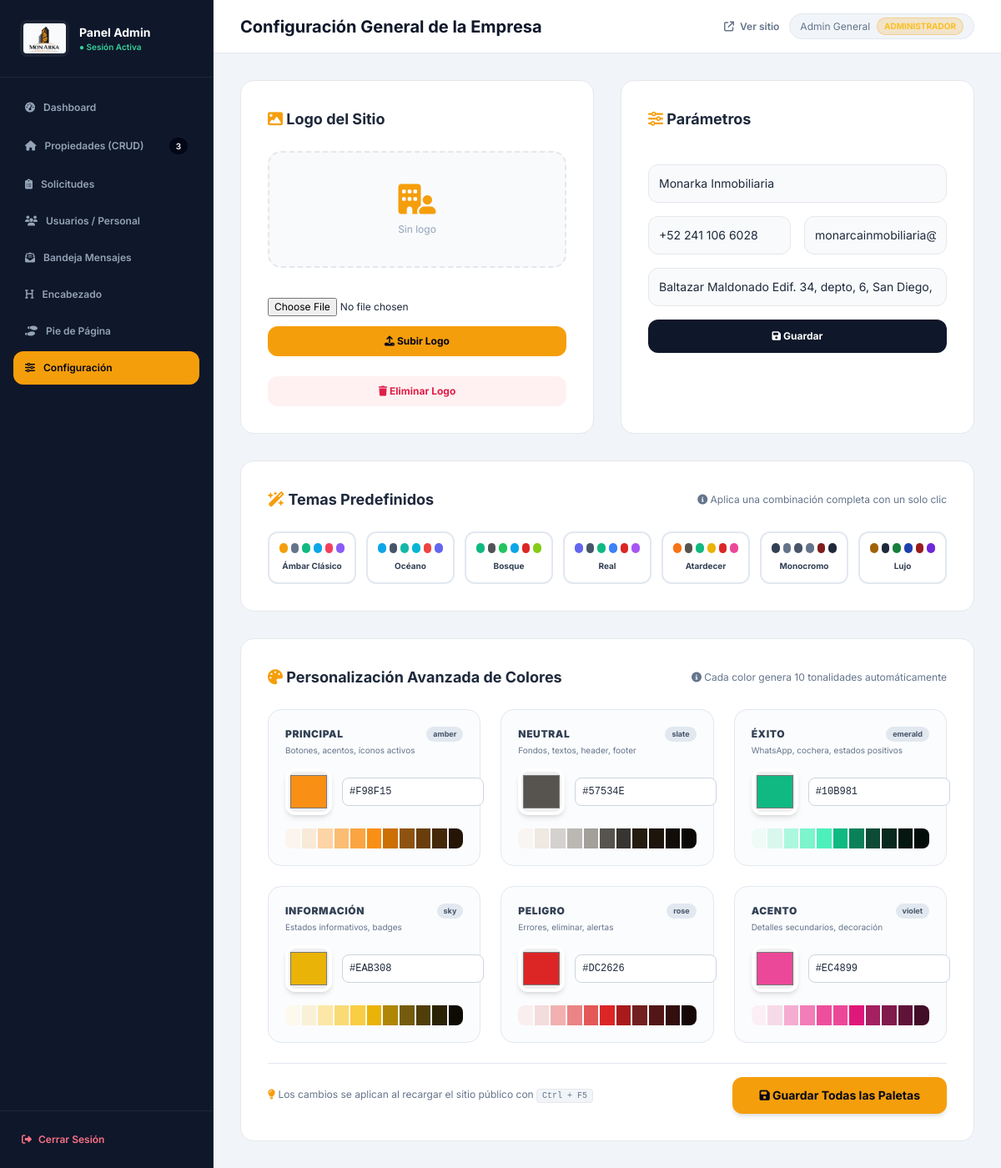
Screenshot of /admin/settings.php (signed in) with the database file from the repository.
### tables this page shows
CREATE TABLE `settings` (
  `setting_key` varchar(60) NOT NULL,
  `setting_value` text DEFAULT NULL
);

### config/database.php (called while the page is built)
<?php
function db(): PDO
{
    static $pdo = null;
    if ($pdo !== null) return $pdo;
    $host    = 'localhost';
    $name    = 'inmobiliaria_db';
    $user    = 'root';
    $pass    = '';
    $charset = 'utf8mb4';
    $dsn = "mysql:host=$host;dbname=$name;charset=$charset";
    $options = [
        PDO::ATTR_ERRMODE            => PDO::ERRMODE_EXCEPTION,
        PDO::ATTR_DEFAULT_FETCH_MODE => PDO::FETCH_ASSOC,
        PDO::ATTR_EMULATE_PREPARES   => false,
    ];
    try {
        $pdo = new PDO($dsn, $user, $pass, $options);
    } catch (PDOException $e) {
        die('Error de conexión: ' . $e->getMessage());
    }
    return $pdo;
}

### config/functions.php (called while the page is built, shortened)
<?php
function e($value): string
{
    return htmlspecialchars((string)$value, ENT_QUOTES, 'UTF-8');
}
function isLoggedIn(): bool
{
    return !empty($_SESSION['user_id']);
}
function currentUser(): ?array
{
    return [
        'id'   => (int)$_SESSION['user_id'],
        'name' => $_SESSION['user_name'] ?? 'Usuario',
        'role' => $_SESSION['user_role'] ?? 'Asesor',
    ];
}
function getSettings(): array
{
    static $settings = null;
    if ($settings !== null) return $settings;
    $defaults = [
        'company_name' => 'LuxeSpace Inmobiliaria',
        'site_phone'   => '+52 (55) 8000-5000',
        'site_email'   => 'contacto@luxespace.com',
        'site_address' => 'Av. Paseo de la Reforma 483, Cuauhtémoc, CDMX',
        'site_logo'    => '',
        'logo'         => '',
    ];
    try {
        $rows = db()->query("SELECT setting_key, setting_value FROM settings")->fetchAll();
        foreach ($rows as $row) {
            $defaults[$row['setting_key']] = $row['setting_value'];
        }
    } catch (Throwable $e) {  }
    return $settings = $defaults;
}
function getRolePermissions(): array
{
    return [
        'Administrador' => ['*'],
        'Asesor Senior' => [
            'dashboard.view',
            'properties.view', 'properties.create', 'properties.edit', 'properties.toggle',
            'leads.view', 'leads.respond', 'leads.update_status',
            'messages.view', 'messages.mark_read',
            'users.view', 'settings.view', 'header.view', 'footer.view',
        ],
        'Asesor Elite' => [
            'dashboard.view',
            'properties.view',
            'leads.view', 'leads.respond', 'leads.update_status',
            'messages.view', 'messages.mark_read',
            'users.view', 'settings.view', 'header.view', 'footer.view',
        ],
    ];
}
function can(string $permission): bool
{
    $user = currentUser();
    $role   = $user['role'] ?? 'Asesor Elite';
    $matrix = getRolePermissions();
    if (in_array('*', $matrix[$role], true)) return true;
    return in_array($permission, $matrix[$role], true);
}
function hexToHsl(string $hex): array
{
    $hex = ltrim($hex, '#');
    $r = hexdec(substr($hex, 0, 2)) / 255;
    $g = hexdec(substr($hex, 2, 2)) / 255;
    $b = hexdec(substr($hex, 4, 2)) / 255;
    $max = max($r, $g, $b); $min = min($r, $g, $b);
    $l = ($max + $min) / 2;
    $h = $s = 0;
    if ($max !== $min) {
        $d = $max - $min;
        $s = $l > 0.5 ? $d / (2 - $max - $min) : $d / ($max + $min);
        switch ($max) {
            case $r: $h = ($g - $b) / $d + ($g < $b ? 6 : 0); break;
            case $g: $h = ($b - $r) / $d + 2; break;
        }
        $h /= 6;
    }
    return [$h * 360, $s * 100, $l * 100];
}
function _hue2rgb($p, $q, $t)
{
    if ($t < 0) $t += 1;
    if ($t > 1) $t -= 1;
    if ($t < 1/6) return $p + ($q - $p) * 6 * $t;
    if ($t < 1/2) return $q;
    if ($t < 2/3) return $p + ($q - $p) * (2/3 - $t) * 6;
    return $p;
}
function hslToHex(float $h, float $s, float $l): string
{
    $h /= 360; $s /= 100; $l /= 100;
    if ($s === 0) { $r = $g = $b = $l; }
    else {
        $q = $l < 0.5 ? $l * (1 + $s) : $l + $s - $l * $s;
        $p = 2 * $l - $q;
        $r = _hue2rgb($p, $q, $h + 1/3);
        $g = _hue2rgb($p, $q, $h);
        $b = _hue2rgb($p, $q, $h - 1/3);
    }
    return sprintf('#%02x%02x%02x',
        (int)round($r * 255), (int)round($g * 255), (int)round($b * 255));
}
function generatePalette(string $baseHex): array
{
    [$h, $s, $baseL] = hexToHsl($baseHex);
    $tones = [
        50  => 96,
        100 => 91,
        200 => 82,
        300 => 72,
        400 => 62,
        500 => $baseL,
        600 => max(15, $baseL - 12),
        700 => max(10, $baseL - 22),
        800 => max(8,  $baseL - 30),
        900 => max(5,  $baseL - 38),
        950 => max(3,  $baseL - 45),
    ];
    $palette = [];
    foreach ($tones as $key => $lightness) {
        $sat = $s;
        if ($key <= 100) $sat = max(30, $s - 20);
        if ($key >= 700) $sat = max(40, $s - 15);
        $palette[$key] = hslToHex($h, $sat, $lightness);
    }
    return $palette;
}
function sanitizeHex(string $hex, string $fallback = '#f59e0b'): string
{
    $hex = trim($hex);
    return strtolower($hex);
}
function getBaseColor(string $key): string
{
    $s = getSettings();
    $map = [
        'primary' => ['color_primary', '#f59e0b'],
        'neutral' => ['color_neutral', '#64748b'],
        'success' => ['color_success', '#10b981'],
        'info'    => ['color_info',    '#0ea5e9'],
        'danger'  => ['color_danger',  '#f43f5e'],
        'accent'  => ['color_accent',  '#8b5cf6'],
    ];
    [$settingKey, $fallback] = $map[$key];
    return sanitizeHex($s[$settingKey] ?? $fallback, $fallback);
}

### admin/settings.php (the view, shortened to what this page needs)
<?php
require_once __DIR__ . '/includes/header.php';
$canEdit = can('settings.edit');
$s         = getSettings();
$logoPath  = $s['site_logo'] ?? ($s['logo'] ?? '');
$logoExists = $logoPath && (preg_match('#^https?://#i', $logoPath) || is_file(BASE_PATH . '/' . ltrim($logoPath, '/')));
$palettes = [
    'primary' => ['label' => 'Principal',   'setting' => 'color_primary', 'hex' => getBaseColor('primary'), 'tw' => 'amber',   'desc' => 'Botones, acentos, íconos activos'],
    'neutral' => ['label' => 'Neutral',     'setting' => 'color_neutral', 'hex' => getBaseColor('neutral'), 'tw' => 'slate',   'desc' => 'Fondos, textos, header, footer'],
    'success' => ['label' => 'Éxito',       'setting' => 'color_success', 'hex' => getBaseColor('success'), 'tw' => 'emerald', 'desc' => 'WhatsApp, cochera, estados positivos'],
    'info'    => ['label' => 'Información', 'setting' => 'color_info',    'hex' => getBaseColor('info'),    'tw' => 'sky',     'desc' => 'Estados informativos, badges'],
    'danger'  => ['label' => 'Peligro',     'setting' => 'color_danger',  'hex' => getBaseColor('danger'),  'tw' => 'rose',    'desc' => 'Errores, eliminar, alertas'],
    'accent'  => ['label' => 'Acento',      'setting' => 'color_accent',  'hex' => getBaseColor('accent'),  'tw' => 'violet',  'desc' => 'Detalles secundarios, decoración'],
];
$themes = [
    'default' => ['label' => 'Ámbar Clásico', 'colors' => ['#f59e0b','#64748b','#10b981','#0ea5e9','#f43f5e','#8b5cf6']],
    'ocean'   => ['label' => 'Océano',        'colors' => ['#0ea5e9','#475569','#14b8a6','#06b6d4','#ef4444','#6366f1']],
    'forest'  => ['label' => 'Bosque',        'colors' => ['#10b981','#52525b','#22c55e','#0ea5e9','#dc2626','#84cc16']],
    'royal'   => ['label' => 'Real',          'colors' => ['#6366f1','#475569','#10b981','#3b82f6','#dc2626','#a855f7']],
    'sunset'  => ['label' => 'Atardecer',     'colors' => ['#f97316','#57534e','#10b981','#eab308','#dc2626','#ec4899']],
    'mono'    => ['label' => 'Monocromo',     'colors' => ['#334155','#64748b','#475569','#64748b','#7f1d1d','#1e293b']],
    'luxury'  => ['label' => 'Lujo',          'colors' => ['#a16207','#1e293b','#15803d','#1e40af','#991b1b','#6d28d9']],
];
?>
<div class="grid grid-cols-1 lg:grid-cols-2 gap-8">
    <div class="bg-white p-8 rounded-2xl border space-y-6">
        <h3 class="font-bold text-lg"><i class="fa-solid fa-image text-amber-500"></i> Logo del Sitio</h3>
        <div class="border-2 border-dashed rounded-2xl p-6 bg-slate-50 flex items-center justify-center min-h-[140px]">
            <?php if ($logoExists): ?>
                <img src="<?= e(imageUrl($logoPath)) ?>?v=<?= time() ?>" class="max-h-24 object-contain">
            <?php else: ?>
                <div class="text-center text-slate-400">
                    <i class="fa-solid fa-building-user text-4xl mb-2 text-amber-500"></i>
                    <p class="text-xs">Sin logo</p>
                </div>
            <?php endif; ?>
        </div>
        <?php if ($canEdit): ?>
            <form method="POST" enctype="multipart/form-data" class="space-y-3">
                <input type="file" name="site_logo" accept="image/*" required class="w-full text-xs">
                <button class="w-full bg-amber-500 hover:bg-amber-600 text-slate-950 font-bold py-2.5 rounded-xl text-xs">
                    <i class="fa-solid fa-upload"></i> Subir Logo
                </button>
            </form>
            <?php if ($logoPath): ?>
                <form method="POST" onsubmit="return confirm('¿Eliminar?')">
                    <button class="w-full bg-rose-50 text-rose-600 font-bold py-2.5 rounded-xl text-xs">
                        <i class="fa-solid fa-trash"></i> Eliminar Logo
                    </button>
                </form>
            <?php endif; ?>
        <?php endif; ?>
    </div>
    <div class="bg-white p-8 rounded-2xl border space-y-6">
        <h3 class="font-bold text-lg"><i class="fa-solid fa-sliders text-amber-500"></i> Parámetros</h3>
        <form method="POST" class="space-y-4">
            <input type="text" name="company_name" value="<?= e($s['company_name']) ?>" placeholder="Nombre comercial"
                   class="w-full bg-slate-50 border rounded-xl p-3 text-sm" <?= $canEdit ? '' : 'readonly' ?>>
            <div class="grid grid-cols-2 gap-4">
                <input type="text" name="site_phone" value="<?= e($s['site_phone']) ?>" placeholder="Teléfono"
                       class="bg-slate-50 border rounded-xl p-3 text-sm" <?= $canEdit ? '' : 'readonly' ?>>
                <input type="email" name="site_email" value="<?= e($s['site_email']) ?>" placeholder="Email"
                       class="bg-slate-50 border rounded-xl p-3 text-sm" <?= $canEdit ? '' : 'readonly' ?>>
            </div>
            <input type="text" name="site_address" value="<?= e($s['site_address']) ?>" placeholder="Dirección"
                   class="w-full bg-slate-50 border rounded-xl p-3 text-sm" <?= $canEdit ? '' : 'readonly' ?>>
            <?php if ($canEdit): ?>
                <button class="w-full bg-slate-900 text-white font-bold py-3 rounded-xl text-xs">
                    <i class="fa-solid fa-floppy-disk"></i> Guardar
                </button>
            <?php endif; ?>
        </form>
    </div>
    <div class="lg:col-span-2 bg-white p-8 rounded-2xl border space-y-6">
        <div class="flex items-center justify-between flex-wrap gap-3">
            <h3 class="font-bold text-lg">
                <i class="fa-solid fa-wand-magic-sparkles text-amber-500"></i> Temas Predefinidos
            </h3>
            <span class="text-xs text-slate-500">
                <i class="fa-solid fa-circle-info"></i> Aplica una combinación completa con un solo clic
            </span>
        </div>
        <form method="POST" class="grid grid-cols-2 sm:grid-cols-3 lg:grid-cols-7 gap-3">
            <?php foreach ($themes as $key => $t): ?>
                <button type="submit" name="theme" value="<?= e($key) ?>"
                        <?= $canEdit ? '' : 'disabled' ?>
                        class="group p-3 rounded-xl border-2 border-slate-200 hover:border-amber-500 transition-all bg-white hover:shadow-md <?= $canEdit ? '' : 'opacity-60 cursor-not-allowed' ?>">
                    <div class="flex gap-1 mb-2 justify-center">
                        <?php foreach ($t['colors'] as $c): ?>
                            <span class="w-3 h-3 rounded-full" style="background-color: <?= e($c) ?>;"></span>
                        <?php endforeach; ?>
                    </div>
                    <span class="text-[10px] font-bold text-slate-700 group-hover:text-amber-600 block text-center">
                        <?= e($t['label']) ?>
                    </span>
                </button>
            <?php endforeach; ?>
        </form>
    </div>
    <div class="lg:col-span-2 bg-white p-8 rounded-2xl border space-y-6">
        <div class="flex items-center justify-between flex-wrap gap-3">
            <h3 class="font-bold text-lg">
                <i class="fa-solid fa-palette text-amber-500"></i> Personalización Avanzada de Colores
            </h3>
            <span class="text-xs text-slate-500">
                <i class="fa-solid fa-circle-info"></i> Cada color genera 10 tonalidades automáticamente
            </span>
        </div>
        <form method="POST" class="space-y-6" id="palette-form">
            <div class="grid grid-cols-1 md:grid-cols-2 lg:grid-cols-3 gap-6">
                <?php foreach ($palettes as $key => $p): ?>
                    <div class="border border-slate-200 rounded-2xl p-5 space-y-4 bg-slate-50/50">
                        <div>
                            <div class="flex items-center justify-between mb-1">
                                <span class="text-xs font-black uppercase text-slate-700 tracking-wider">
                                    <?= e($p['label']) ?>
                                </span>
                                <span class="text-[9px] bg-slate-200 text-slate-600 px-2 py-0.5 rounded-full font-bold">
                                    <?= e($p['tw']) ?>
                                </span>
                            </div>
                            <p class="text-[10px] text-slate-500 leading-tight"><?= e($p['desc']) ?></p>
                        </div>
                        <div class="flex items-center gap-3">
                            <input type="color"
                                   name="<?= e($p['setting']) ?>"
                                   id="picker-<?= e($key) ?>"
                                   value="<?= e($p['hex']) ?>"
                                   oninput="updatePreview('<?= e($key) ?>', this.value)"
                                   <?= $canEdit ? '' : 'disabled' ?>
                                   class="w-14 h-14 rounded-xl cursor-pointer border-4 border-white shadow-md shrink-0 <?= $canEdit ? '' : 'opacity-60' ?>">
                            <input type="text"
                                   id="hex-<?= e($key) ?>"
                                   value="<?= e(strtoupper($p['hex'])) ?>"
                                   oninput="syncFromText('<?= e($key) ?>', this.value)"
                                   <?= $canEdit ? '' : 'readonly' ?>
                                   class="flex-1 bg-white border border-slate-300 rounded-lg p-2 text-xs font-mono uppercase">
                        </div>
                        <div id="preview-<?= e($key) ?>" class="grid grid-cols-11 gap-0.5 rounded-lg overflow-hidden">
                            <?php $pal = generatePalette($p['hex']); foreach ($pal as $tone => $color): ?>
                                <div class="h-6" style="background-color: <?= e($color) ?>;" title="<?= $tone ?>: <?= e($color) ?>"></div>
                            <?php endforeach; ?>
                        </div>
                    </div>
                <?php endforeach; ?>
            </div>
            <div class="pt-4 border-t border-slate-200 flex flex-wrap gap-3 justify-between items-center">
                <p class="text-xs text-slate-500">
                    <i class="fa-solid fa-lightbulb text-amber-500"></i>
                    Los cambios se aplican al recargar el sitio público con <kbd class="bg-slate-100 px-1.5 py-0.5 rounded border text-[10px]">Ctrl + F5</kbd>
                </p>
                <?php if ($canEdit): ?>
                    <button type="submit"
                            class="bg-amber-500 hover:bg-amber-600 text-slate-950 font-bold px-8 py-3 rounded-xl text-sm shadow-md">
                        <i class="fa-solid fa-floppy-disk"></i> Guardar Todas las Paletas
                    </button>
                <?php endif; ?>
            </div>
        </form>
    </div>
</div>
<?php require_once __DIR__ . '/includes/footer.php'; ?>

### rows the page displays
settings: label "PRINCIPAL", tw "amber", desc "Botones, acentos, íconos activos", color_primary "#f98f15", setting_value "#F98F15"
settings: label "NEUTRAL", tw "slate", desc "Fondos, textos, header, footer", color_neutral "#57534e", setting_value "#57534E"
settings: label "ÉXITO", tw "emerald", desc "WhatsApp, cochera, estados positivos", color_success "#10b981", setting_value "#10B981"
settings: label "INFORMACIÓN", tw "sky", desc "Estados informativos, badges", color_info "#eab308", setting_value "#EAB308"
settings: label "PELIGRO", tw "rose", desc "Errores, eliminar, alertas", color_danger "#dc2626", setting_value "#DC2626"
settings: label "ACENTO", tw "violet", desc "Detalles secundarios, decoración", color_accent "#ec4899", setting_value "#EC4899"

### other values shown
$label "Dashboard"
$label "Propiedades (CRUD)"
$countProps "3"
$label "Solicitudes"
$label "Usuarios / Personal"
$label "Bandeja Mensajes"
$label "Encabezado"
$label "Pie de Página"
$label "Configuración"
$titles[$activeTab] "Configuración General de la Empresa"
$user['name'] "Admin General"
$role "ADMINISTRADOR"
$t['label'] "Ámbar Clásico"
$t['label'] "Océano"
$t['label'] "Bosque"
